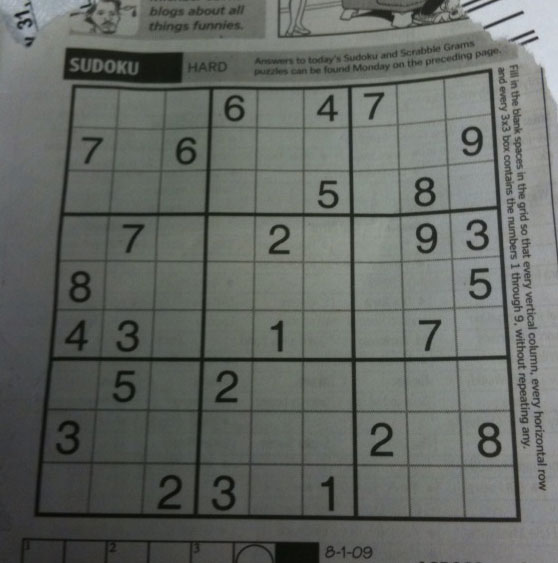
#> input picture res/sudoku.png, 558 x 563 px
$ python 16_SThresholdingInteractive.py
#> lines starting #> are read from the running program, lines starting #| are printed output that depends on the picture; after the words box and inside, x2 and y2 are one past the last pixel; in counts of white or black regions, pixels touching at a corner belong together
import cv2

# enter the path to the image
imgPath = "res/sudoku.png"  # "res/gradient.png"


def nothing(x):
    pass


cv2.namedWindow("Original Image")
cv2.namedWindow("Threshold Image")
cv2.createTrackbar("Value", "Threshold Image", 0, 255, nothing)
#> slider 'Value' is set to 85
cv2.createTrackbar("Technique", "Threshold Image", 0, 4, nothing)
#> slider 'Technique' is set to 1


while True:
    # get image
    img = cv2.imread(imgPath, 0)
#> img: shape (563, 558); min 7, max 218, mean 101.8

    # get values from the track bar
    thVal = cv2.getTrackbarPos("Value", "Threshold Image")
    thChoice = cv2.getTrackbarPos("Technique", "Threshold Image")

    text = ""

    if thChoice == 0:
        _, th = cv2.threshold(img, thVal, 225, cv2.THRESH_BINARY)
        text = "BINARY"
    elif thChoice == 1:
        _, th = cv2.threshold(img, thVal, 225, cv2.THRESH_BINARY_INV)
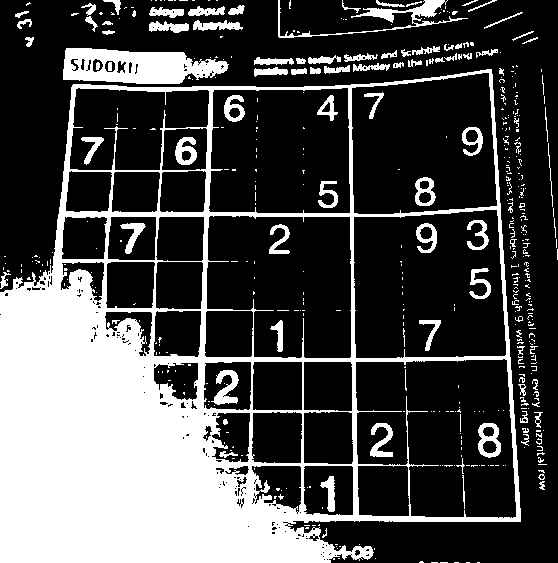
#> th: shape (563, 558); values 0 (black) and 225 (white), 29.8% white; 479 white regions (384 under 20 px), largest, box (x1, y1, x2, y2) and area: (0, 69, 521, 563) 75893, (63, 48, 229, 84) 4067, (278, 0, 468, 38) 1172
        text = "BINARY INV"
    elif thChoice == 2:
        _, th = cv2.threshold(img, thVal, 225, cv2.THRESH_TOZERO)
        text = "TO ZERO"
    elif thChoice == 3:
        _, th = cv2.threshold(img, thVal, 225, cv2.THRESH_TOZERO_INV)
        text = "TO ZERO INV"
    elif thChoice == 4:
        _, th = cv2.threshold(img, thVal, 225, cv2.THRESH_TRUNC)
        text = "TRUNC"
    else:
        pass

    # viewing the results
    cv2.imshow("Original Image", img)

    font = cv2.FONT_HERSHEY_SIMPLEX
    th = cv2.putText(th, text, (10, 20), font, 0.5, (255, 255, 255), 1, cv2.LINE_AA)
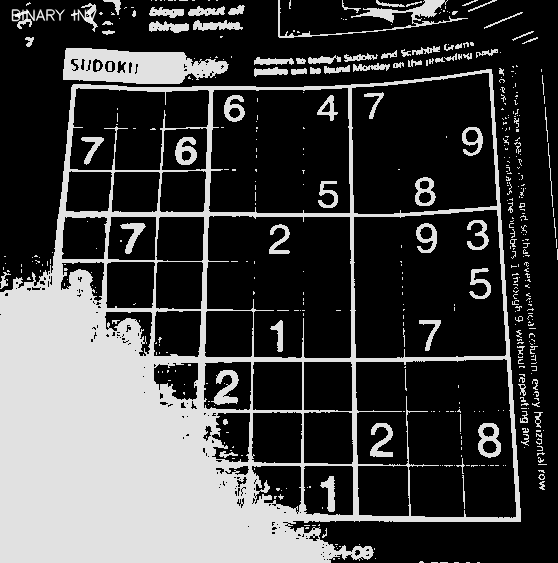
#> th: shape (563, 558); 0.2% of pixels changed, all inside (x1, y1, x2, y2) = (11, 8, 98, 22)
    cv2.imshow("Threshold Image", th)

    key = cv2.waitKey(1)
#> (key Esc is pressed here)
    if key == 27:
        break


cv2.destroyAllWindows()

$ run again, with res/gradient.png copied over res/sudoku.png
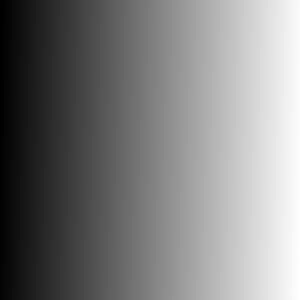
#> input picture res/gradient.png, 300 x 300 px
#> `_, th = cv2.threshold(img, thVal, 225, cv2.THRESH_BINARY_INV)`:
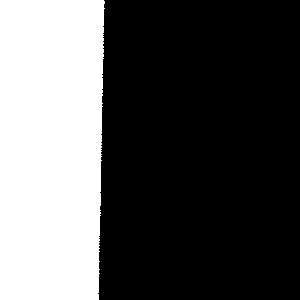
#> th: shape (300, 300); values 0 (black) and 225 (white), 33.8% white; 1 white region, box (x1, y1, x2, y2) and area: (0, 0, 105, 300) 30451
